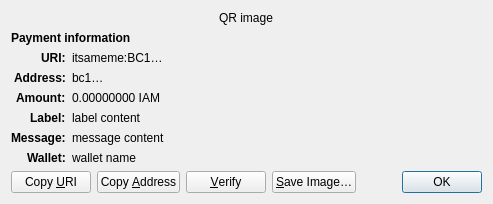
<?xml version="1.0" encoding="UTF-8"?>
<ui version="4.0">
 <class>ReceiveRequestDialog</class>
 <widget class="QDialog" name="ReceiveRequestDialog">
  <property name="geometry">
   <rect>
    <x>0</x>
    <y>0</y>
    <width>413</width>
    <height>229</height>
   </rect>
  </property>
  <property name="windowTitle">
   <string>Request payment to …</string>
  </property>
  <layout class="QGridLayout" name="gridLayout" columnstretch="0,1">
   <property name="sizeConstraint">
    <enum>QLayout::SetFixedSize</enum>
   </property>
   <item row="0" column="0" colspan="2" alignment="Qt::AlignHCenter">
    <widget class="QRImageWidget" name="qr_code">
     <property name="text">
      <string notr="true">QR image</string>
     </property>
     <property name="textInteractionFlags">
      <set>Qt::NoTextInteraction</set>
     </property>
    </widget>
   </item>
   <item row="1" column="0" colspan="2">
    <widget class="QLabel" name="payment_header">
     <property name="font">
      <font>
       <weight>75</weight>
       <bold>true</bold>
      </font>
     </property>
     <property name="text">
      <string>Payment information</string>
     </property>
     <property name="textInteractionFlags">
      <set>Qt::NoTextInteraction</set>
     </property>
    </widget>
   </item>
   <item row="2" column="0" alignment="Qt::AlignRight|Qt::AlignTop">
    <widget class="QLabel" name="uri_tag">
     <property name="font">
      <font>
       <weight>75</weight>
       <bold>true</bold>
      </font>
     </property>
     <property name="text">
      <string notr="true">URI:</string>
     </property>
     <property name="textFormat">
      <enum>Qt::PlainText</enum>
     </property>
     <property name="textInteractionFlags">
      <set>Qt::NoTextInteraction</set>
     </property>
    </widget>
   </item>
   <item row="2" column="1" alignment="Qt::AlignTop">
    <widget class="QLabel" name="uri_content">
     <property name="text">
      <string notr="true">itsameme:BC1…</string>
     </property>
     <property name="textFormat">
      <enum>Qt::RichText</enum>
     </property>
     <property name="wordWrap">
      <bool>true</bool>
     </property>
     <property name="textInteractionFlags">
      <set>Qt::TextSelectableByMouse</set>
     </property>
    </widget>
   </item>
   <item row="3" column="0" alignment="Qt::AlignRight|Qt::AlignTop">
    <widget class="QLabel" name="address_tag">
     <property name="font">
      <font>
       <weight>75</weight>
       <bold>true</bold>
      </font>
     </property>
     <property name="text">
      <string>Address:</string>
     </property>
     <property name="textInteractionFlags">
      <set>Qt::NoTextInteraction</set>
     </property>
    </widget>
   </item>
   <item row="3" column="1" alignment="Qt::AlignTop">
    <widget class="QLabel" name="address_content">
     <property name="text">
      <string notr="true">bc1…</string>
     </property>
     <property name="textFormat">
      <enum>Qt::PlainText</enum>
     </property>
     <property name="textInteractionFlags">
      <set>Qt::TextSelectableByMouse</set>
     </property>
    </widget>
   </item>
   <item row="4" column="0" alignment="Qt::AlignRight|Qt::AlignTop">
    <widget class="QLabel" name="amount_tag">
     <property name="font">
      <font>
       <weight>75</weight>
       <bold>true</bold>
      </font>
     </property>
     <property name="text">
      <string>Amount:</string>
     </property>
     <property name="textInteractionFlags">
      <set>Qt::NoTextInteraction</set>
     </property>
    </widget>
   </item>
   <item row="4" column="1" alignment="Qt::AlignTop">
    <widget class="QLabel" name="amount_content">
     <property name="text">
      <string notr="true">0.00000000 IAM</string>
     </property>
     <property name="textFormat">
      <enum>Qt::PlainText</enum>
     </property>
     <property name="textInteractionFlags">
      <set>Qt::TextSelectableByMouse</set>
     </property>
    </widget>
   </item>
   <item row="5" column="0" alignment="Qt::AlignRight|Qt::AlignTop">
    <widget class="QLabel" name="label_tag">
     <property name="font">
      <font>
       <weight>75</weight>
       <bold>true</bold>
      </font>
     </property>
     <property name="text">
      <string>Label:</string>
     </property>
     <property name="textInteractionFlags">
      <set>Qt::NoTextInteraction</set>
     </property>
    </widget>
   </item>
   <item row="5" column="1" alignment="Qt::AlignTop">
    <widget class="QLabel" name="label_content">
     <property name="text">
      <string notr="true">label content</string>
     </property>
     <property name="textFormat">
      <enum>Qt::PlainText</enum>
     </property>
     <property name="wordWrap">
      <bool>true</bool>
     </property>
     <property name="textInteractionFlags">
      <set>Qt::TextSelectableByMouse</set>
     </property>
    </widget>
   </item>
   <item row="6" column="0" alignment="Qt::AlignRight|Qt::AlignTop">
    <widget class="QLabel" name="message_tag">
     <property name="font">
      <font>
       <weight>75</weight>
       <bold>true</bold>
      </font>
     </property>
     <property name="text">
      <string>Message:</string>
     </property>
     <property name="textInteractionFlags">
      <set>Qt::NoTextInteraction</set>
     </property>
    </widget>
   </item>
   <item row="6" column="1" alignment="Qt::AlignTop">
    <widget class="QLabel" name="message_content">
     <property name="text">
      <string notr="true">message content</string>
     </property>
     <property name="textFormat">
      <enum>Qt::PlainText</enum>
     </property>
     <property name="wordWrap">
      <bool>true</bool>
     </property>
     <property name="textInteractionFlags">
      <set>Qt::TextSelectableByMouse</set>
     </property>
    </widget>
   </item>
   <item row="7" column="0" alignment="Qt::AlignRight|Qt::AlignTop">
    <widget class="QLabel" name="wallet_tag">
     <property name="font">
      <font>
       <weight>75</weight>
       <bold>true</bold>
      </font>
     </property>
     <property name="text">
      <string>Wallet:</string>
     </property>
     <property name="textInteractionFlags">
      <set>Qt::NoTextInteraction</set>
     </property>
    </widget>
   </item>
   <item row="7" column="1" alignment="Qt::AlignTop">
    <widget class="QLabel" name="wallet_content">
     <property name="text">
      <string notr="true">wallet name</string>
     </property>
     <property name="textFormat">
      <enum>Qt::PlainText</enum>
     </property>
     <property name="wordWrap">
      <bool>true</bool>
     </property>
     <property name="textInteractionFlags">
      <set>Qt::TextSelectableByMouse</set>
     </property>
    </widget>
   </item>
   <item row="8" column="0" colspan="2">
    <layout class="QHBoxLayout" name="horizontalLayout">
     <item>
      <widget class="QPushButton" name="btnCopyURI">
       <property name="text">
        <string>Copy &amp;URI</string>
       </property>
       <property name="autoDefault">
        <bool>false</bool>
       </property>
      </widget>
     </item>
     <item>
      <widget class="QPushButton" name="btnCopyAddress">
       <property name="text">
        <string>Copy &amp;Address</string>
       </property>
       <property name="autoDefault">
        <bool>false</bool>
       </property>
      </widget>
     </item>
     <item>
      <widget class="QPushButton" name="btnVerify">
       <property name="text">
        <string>&amp;Verify</string>
       </property>
       <property name="toolTip">
        <string>Verify this address on e.g. a hardware wallet screen</string>
       </property>
       <property name="autoDefault">
        <bool>false</bool>
       </property>
      </widget>
     </item>
     <item>
      <widget class="QPushButton" name="btnSaveAs">
       <property name="text">
        <string>&amp;Save Image…</string>
       </property>
       <property name="autoDefault">
        <bool>false</bool>
       </property>
      </widget>
     </item>
     <item>
      <spacer name="horizontalSpacer_2">
       <property name="orientation">
        <enum>Qt::Horizontal</enum>
       </property>
       <property name="sizeHint" stdset="0">
        <size>
         <width>40</width>
         <height>20</height>
        </size>
       </property>
      </spacer>
     </item>
     <item>
      <widget class="QDialogButtonBox" name="buttonBox">
       <property name="focusPolicy">
        <enum>Qt::StrongFocus</enum>
       </property>
       <property name="standardButtons">
        <set>QDialogButtonBox::Ok</set>
       </property>
      </widget>
     </item>
    </layout>
   </item>
  </layout>
 </widget>
 <customwidgets>
  <customwidget>
   <class>QRImageWidget</class>
   <extends>QLabel</extends>
   <header>qt/qrimagewidget.h</header>
  </customwidget>
 </customwidgets>
 <tabstops>
  <tabstop>buttonBox</tabstop>
  <tabstop>btnCopyURI</tabstop>
  <tabstop>btnCopyAddress</tabstop>
  <tabstop>btnSaveAs</tabstop>
 </tabstops>
 <resources/>
 <connections>
  <connection>
   <sender>buttonBox</sender>
   <signal>accepted()</signal>
   <receiver>ReceiveRequestDialog</receiver>
   <slot>accept()</slot>
   <hints>
    <hint type="sourcelabel">
     <x>135</x>
     <y>230</y>
    </hint>
    <hint type="destinationlabel">
     <x>135</x>
     <y>126</y>
    </hint>
   </hints>
  </connection>
 </connections>
</ui>
